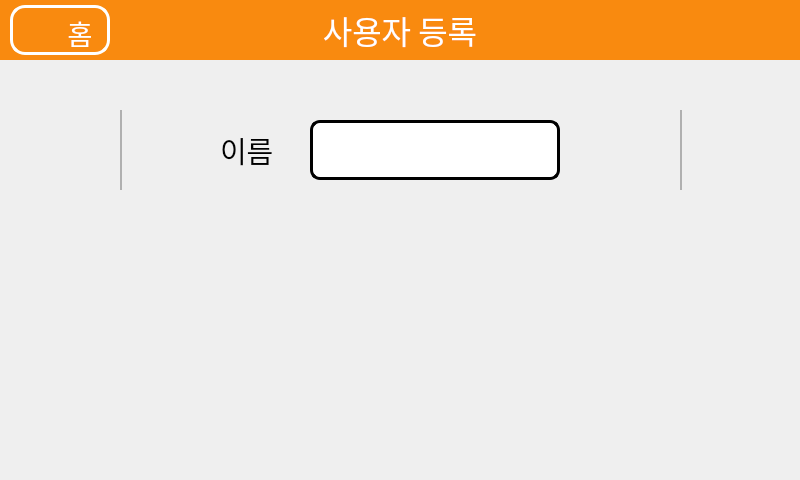
<?xml version="1.0" encoding="UTF-8"?>
<ui version="4.0">
 <class>New1</class>
 <widget class="QWidget" name="New1">
  <property name="geometry">
   <rect>
    <x>0</x>
    <y>0</y>
    <width>800</width>
    <height>480</height>
   </rect>
  </property>
  <property name="windowTitle">
   <string>Form</string>
  </property>
  <widget class="QFrame" name="frameMenu">
   <property name="geometry">
    <rect>
     <x>0</x>
     <y>0</y>
     <width>800</width>
     <height>60</height>
    </rect>
   </property>
   <property name="frameShape">
    <enum>QFrame::StyledPanel</enum>
   </property>
   <property name="frameShadow">
    <enum>QFrame::Raised</enum>
   </property>
   <widget class="QPushButton" name="buttonHome">
    <property name="geometry">
     <rect>
      <x>10</x>
      <y>5</y>
      <width>100</width>
      <height>50</height>
     </rect>
    </property>
    <property name="font">
     <font>
      <family>배달의민족 주아</family>
      <pointsize>16</pointsize>
     </font>
    </property>
    <property name="styleSheet">
     <string notr="true">QPushButton
{
	color: rgba(255, 255, 255, 0);
	background-color: rgba(255, 255, 255, 0);
	border-radius: 15px;
	border: 3px solid #ffffff;
}

QPushButton:hover
{
	background-color: rgb(241, 219, 194);
}</string>
    </property>
    <property name="text">
     <string>HH</string>
    </property>
    <property name="icon">
     <iconset>
      <normaloff>Images/home.png</normaloff>Images/home.png</iconset>
    </property>
    <property name="iconSize">
     <size>
      <width>40</width>
      <height>40</height>
     </size>
    </property>
   </widget>
   <widget class="QLabel" name="labelMenu">
    <property name="geometry">
     <rect>
      <x>0</x>
      <y>0</y>
      <width>800</width>
      <height>60</height>
     </rect>
    </property>
    <property name="font">
     <font>
      <family>배달의민족 주아</family>
      <pointsize>24</pointsize>
      <weight>50</weight>
      <italic>false</italic>
      <bold>false</bold>
     </font>
    </property>
    <property name="styleSheet">
     <string notr="true">color: rgb(255, 255, 255);
background-color: rgb(249, 138, 15);</string>
    </property>
    <property name="text">
     <string>사용자 등록</string>
    </property>
    <property name="alignment">
     <set>Qt::AlignCenter</set>
    </property>
   </widget>
   <widget class="QLabel" name="labelHome">
    <property name="enabled">
     <bool>true</bool>
    </property>
    <property name="geometry">
     <rect>
      <x>60</x>
      <y>10</y>
      <width>40</width>
      <height>45</height>
     </rect>
    </property>
    <property name="font">
     <font>
      <family>배달의민족 주아</family>
      <pointsize>20</pointsize>
     </font>
    </property>
    <property name="styleSheet">
     <string notr="true">color: rgb(255, 255, 255);</string>
    </property>
    <property name="text">
     <string>홈</string>
    </property>
    <property name="alignment">
     <set>Qt::AlignCenter</set>
    </property>
   </widget>
   <zorder>labelMenu</zorder>
   <zorder>labelHome</zorder>
   <zorder>buttonHome</zorder>
  </widget>
  <widget class="QLineEdit" name="editName">
   <property name="geometry">
    <rect>
     <x>310</x>
     <y>120</y>
     <width>250</width>
     <height>60</height>
    </rect>
   </property>
   <property name="sizePolicy">
    <sizepolicy hsizetype="Fixed" vsizetype="Fixed">
     <horstretch>0</horstretch>
     <verstretch>0</verstretch>
    </sizepolicy>
   </property>
   <property name="font">
    <font>
     <family>배달의민족 주아</family>
     <pointsize>24</pointsize>
    </font>
   </property>
   <property name="styleSheet">
    <string notr="true">QLineEdit
{
	border: 3px solid #000000;
	border-radius: 10px;
}

QLineEdit:hover
{
	border-color: rgb(0, 85, 255);
}</string>
   </property>
   <property name="inputMethodHints">
    <set>Qt::ImhNoPredictiveText</set>
   </property>
   <property name="maxLength">
    <number>20</number>
   </property>
   <property name="clearButtonEnabled">
    <bool>false</bool>
   </property>
  </widget>
  <widget class="QLabel" name="labelName">
   <property name="geometry">
    <rect>
     <x>220</x>
     <y>130</y>
     <width>71</width>
     <height>41</height>
    </rect>
   </property>
   <property name="font">
    <font>
     <family>배달의민족 주아</family>
     <pointsize>22</pointsize>
    </font>
   </property>
   <property name="text">
    <string>이름</string>
   </property>
   <property name="alignment">
    <set>Qt::AlignLeading|Qt::AlignLeft|Qt::AlignVCenter</set>
   </property>
  </widget>
  <widget class="QPushButton" name="buttonLeft">
   <property name="geometry">
    <rect>
     <x>30</x>
     <y>120</y>
     <width>60</width>
     <height>60</height>
    </rect>
   </property>
   <property name="styleSheet">
    <string notr="true">QPushButton
{
	image: url(../Images/arrow_left.png);
	border: 0px;
}

QPushButton:hover
{
	image: url(../Images/arrow_left_hover.png);
	border: 0px;
}</string>
   </property>
   <property name="text">
    <string/>
   </property>
  </widget>
  <widget class="QPushButton" name="buttonRight">
   <property name="geometry">
    <rect>
     <x>710</x>
     <y>120</y>
     <width>60</width>
     <height>60</height>
    </rect>
   </property>
   <property name="styleSheet">
    <string notr="true">QPushButton
{
	image: url(../Images/arrow_right.png);
	border: 0px;
}

QPushButton:hover
{
	image: url(../Images/arrow_right_hover.png);
	border: 0px;
}</string>
   </property>
   <property name="text">
    <string/>
   </property>
  </widget>
  <widget class="Line" name="lineLeft">
   <property name="geometry">
    <rect>
     <x>120</x>
     <y>110</y>
     <width>2</width>
     <height>80</height>
    </rect>
   </property>
   <property name="styleSheet">
    <string notr="true">background-color: rgb(176, 176, 176);
border: 0px;</string>
   </property>
   <property name="orientation">
    <enum>Qt::Vertical</enum>
   </property>
  </widget>
  <widget class="Line" name="lineRight">
   <property name="geometry">
    <rect>
     <x>680</x>
     <y>110</y>
     <width>2</width>
     <height>80</height>
    </rect>
   </property>
   <property name="styleSheet">
    <string notr="true">background-color: rgb(176, 176, 176);
border: 0px;</string>
   </property>
   <property name="orientation">
    <enum>Qt::Vertical</enum>
   </property>
  </widget>
 </widget>
 <resources/>
 <connections/>
</ui>
